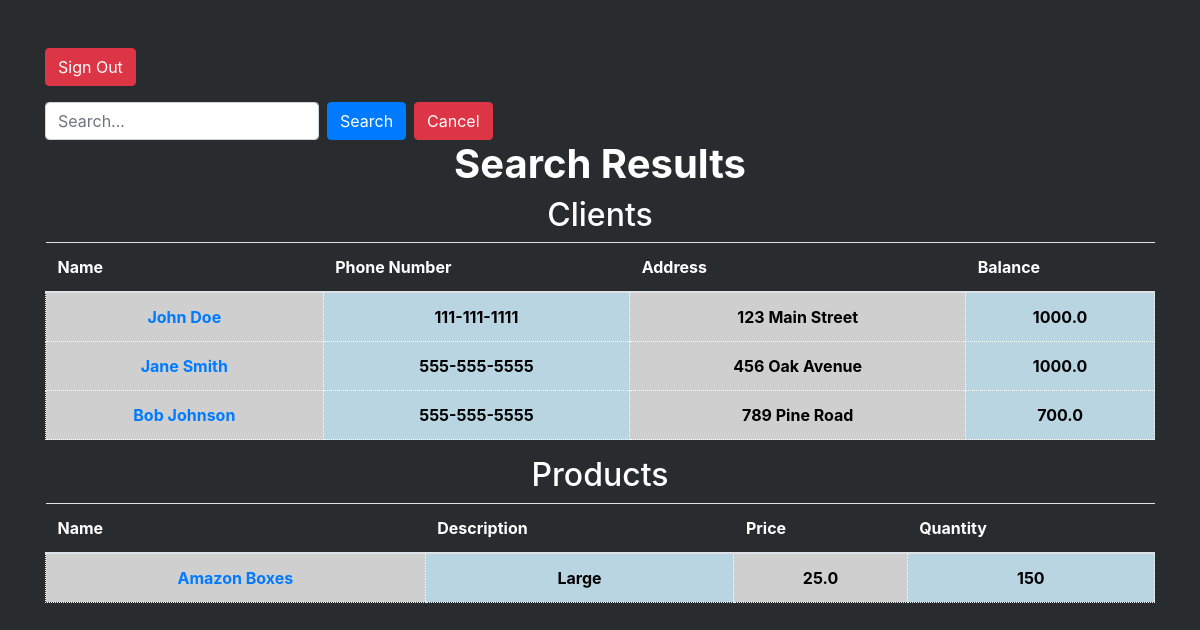
Before: /search with the older database file.
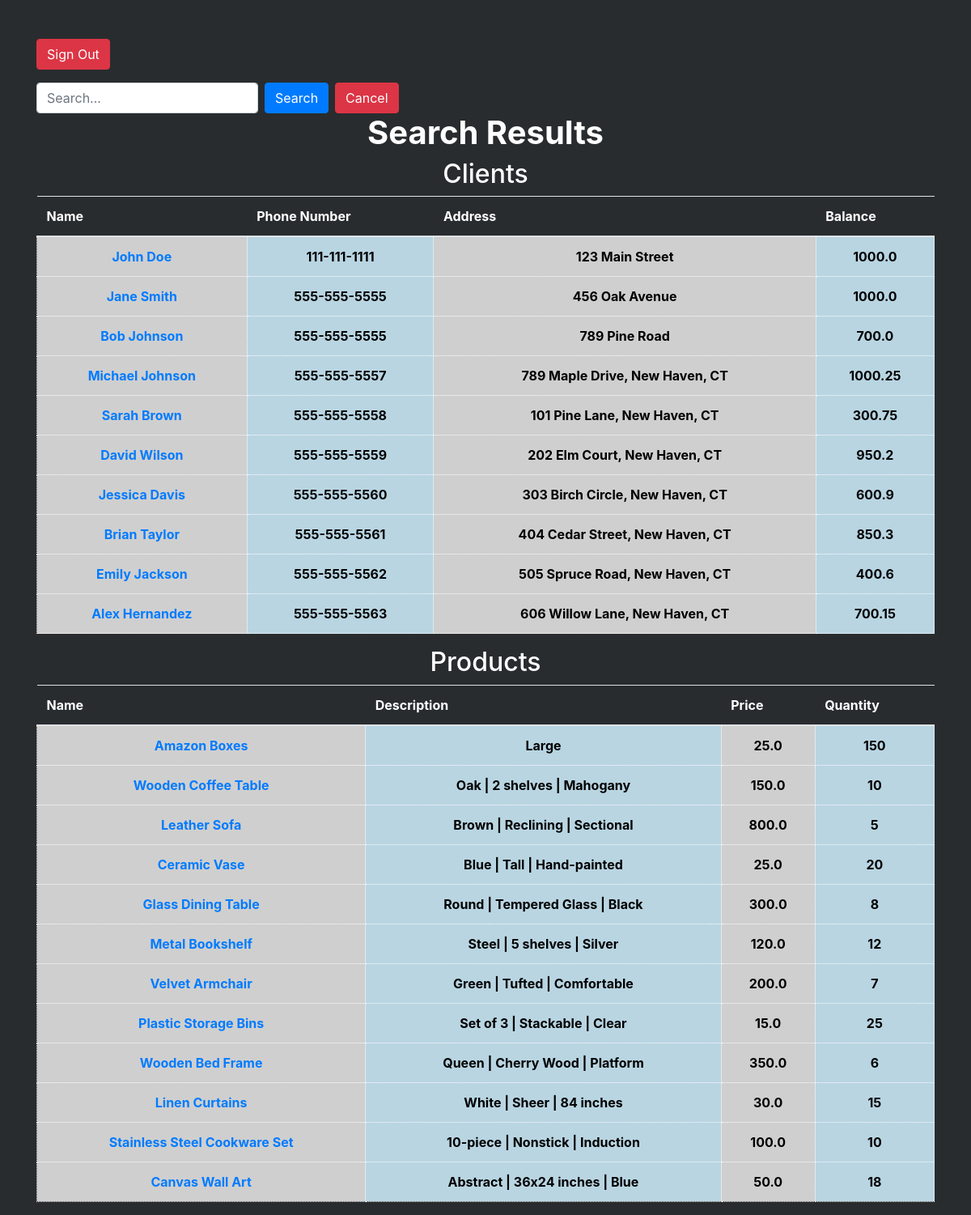
After: the same page with the newer database file.
### tables this page shows
CREATE TABLE "Clients" (
	"ClientID"	INTEGER,
	"Name"	TEXT NOT NULL,
	"PhoneNumber"	TEXT NOT NULL,
	"Address"	TEXT,
	"Balance"	REAL NOT NULL,
	PRIMARY KEY("ClientID" AUTOINCREMENT)
);

CREATE TABLE "Products" (
	"ProductID"	INTEGER NOT NULL UNIQUE,
	"Name"	TEXT NOT NULL UNIQUE,
	"Description"	TEXT,
	"Price"	REAL NOT NULL,
	"AvailableQuantity"	INTEGER,
	PRIMARY KEY("ProductID" AUTOINCREMENT)
);

### app.py (the view)
@app.route('/search', methods=['GET'])
def search():
    query = request.args.get('query', '')
    client_results = search_clients(query)
    product_results = search_products(query)
    return render_template('search.html', query=query, client_results=client_results, product_results=product_results)

### db_functions.py (called while the page is built)
def connect_db():
    try:
        return sqlite3.connect('SimpleStock.db', timeout=10)
    except sqlite3.Error as e:
        print(f"An error occurred while connecting to the database: {e}")
        return None

def search_clients(query):
    conn = connect_db()
    cursor = conn.cursor()
    cursor.execute("SELECT * FROM Clients WHERE Name LIKE ? OR PhoneNumber LIKE ?", ('%' + query + '%', '%' + query + '%'))
    results = cursor.fetchall()
    conn.close()
    return results

def search_products(query):
    conn = connect_db()
    cursor = conn.cursor()
    cursor.execute("SELECT * FROM Products WHERE Name LIKE ? OR Description LIKE ?", ('%' + query + '%', '%' + query + '%'))
    results = cursor.fetchall()
    conn.close()
    return results

### templates/search.html (shortened to what this page needs)
<!DOCTYPE html>
<html lang="en">
  <head>
    <link
      rel="stylesheet"
      href="{{ url_for('static', filename='style.css') }}"
    />
    <link
      href="https://stackpath.bootstrapcdn.com/bootstrap/4.5.2/css/bootstrap.min.css"
      rel="stylesheet"
    />
  </head>
  <body id="InvenStory_Body">
    <div class="container mt-5">
      <form action="/">
        <button type="submit" class="btn btn-danger">Sign Out</button>
      </form>
      <form action="/search" method="GET" class="form-inline mt-3">
        <input
          type="text"
          class="form-control mr-2"
          name="query"
          placeholder="Search..."
          value="{{ query }}"
        />
        <button type="submit" class="btn btn-primary">Search</button>
        <a href="/dashboard" class="btn btn-danger ml-2">Cancel</a>
      </form>
      <h1><strong>Search Results</strong></h1>
      {% if client_results %}
      <h2>Clients</h2>
      <table class="table">
        <thead>
          <tr>
            <th>Name</th>
            <th>Phone Number</th>
            <th>Address</th>
            <th>Balance</th>
          </tr>
        </thead>
        <tbody>
          {% for client in client_results %}
          <tr>
            <td id="tdEven">
              <a href="{{ url_for('edit_client', client_id=client[0]) }}"
                ><strong>{{ client[1] }}</strong></a
              >
            </td>
            <td id="tdOdd"><strong>{{ client[2] }}</strong></td>
            <td id="tdEven"><strong>{{ client[3] }}</strong></td>
            <td id="tdOdd"><strong>{{ client[4] }}</strong></td>
          </tr>
          {% endfor %}
        </tbody>
      </table>
      {% endif %} {% if product_results %}
      <h2>Products</h2>
      <table class="table">
        <thead>
          <tr>
            <th>Name</th>
            <th>Description</th>
            <th>Price</th>
            <th>Quantity</th>
          </tr>
        </thead>
        <tbody>
          {% for product in product_results %}
          <tr>
            <td id="tdEven">
              <a href="{{ url_for('edit_product', product_id=product[0]) }}">
                <strong>{{ product[1] }}</strong>
              </a>
            </td>
            <td id="tdOdd"><strong>{{ product[2] }}</strong></td>
            <td id="tdEven"><strong>{{ product[3] }}</strong></td>
            <td id="tdOdd"><strong>{{ product[4] }}</strong></td>
          </tr>
          {% endfor %}
        </tbody>
      </table>
      {% endif %}
    </div>
  </body>
</html>

Changed rows visible on the page:
added Clients: Name "Michael Johnson", PhoneNumber "555-555-5557", Address "789 Maple Drive, New Haven, CT", Balance "1000.25"
added Clients: Name "Sarah Brown", PhoneNumber "555-555-5558", Address "101 Pine Lane, New Haven, CT", Balance "300.75"
added Clients: Name "David Wilson", PhoneNumber "555-555-5559", Address "202 Elm Court, New Haven, CT", Balance "950.2"
added Clients: Name "Jessica Davis", PhoneNumber "555-555-5560", Address "303 Birch Circle, New Haven, CT", Balance "600.9"
added Clients: Name "Brian Taylor", PhoneNumber "555-555-5561", Address "404 Cedar Street, New Haven, CT", Balance "850.3"
added Clients: Name "Emily Jackson", PhoneNumber "555-555-5562", Address "505 Spruce Road, New Haven, CT", Balance "400.6"
added Clients: Name "Alex Hernandez", PhoneNumber "555-555-5563", Address "606 Willow Lane, New Haven, CT", Balance "700.15"
added Products: Name "Wooden Coffee Table", Description "Oak | 2 shelves | Mahogany", Price "150.0", AvailableQuantity "10"
added Products: Name "Leather Sofa", Description "Brown | Reclining | Sectional", Price "800.0", AvailableQuantity "5"
added Products: Name "Ceramic Vase", Description "Blue | Tall | Hand-painted", Price "25.0", AvailableQuantity "20"
added Products: Name "Glass Dining Table", Description "Round | Tempered Glass | Black", Price "300.0", AvailableQuantity "8"
added Products: Name "Metal Bookshelf", Description "Steel | 5 shelves | Silver", Price "120.0", AvailableQuantity "12"
added Products: Name "Velvet Armchair", Description "Green | Tufted | Comfortable", Price "200.0", AvailableQuantity "7"
added Products: Name "Plastic Storage Bins", Description "Set of 3 | Stackable | Clear", Price "15.0", AvailableQuantity "25"
added Products: Name "Wooden Bed Frame", Description "Queen | Cherry Wood | Platform", Price "350.0", AvailableQuantity "6"
added Products: Name "Linen Curtains", Description "White | Sheer | 84 inches", Price "30.0", AvailableQuantity "15"
added Products: Name "Stainless Steel Cookware Set", Description "10-piece | Nonstick | Induction", Price "100.0", AvailableQuantity "10"
added Products: Name "Canvas Wall Art", Description "Abstract | 36x24 inches | Blue", Price "50.0", AvailableQuantity "18"
